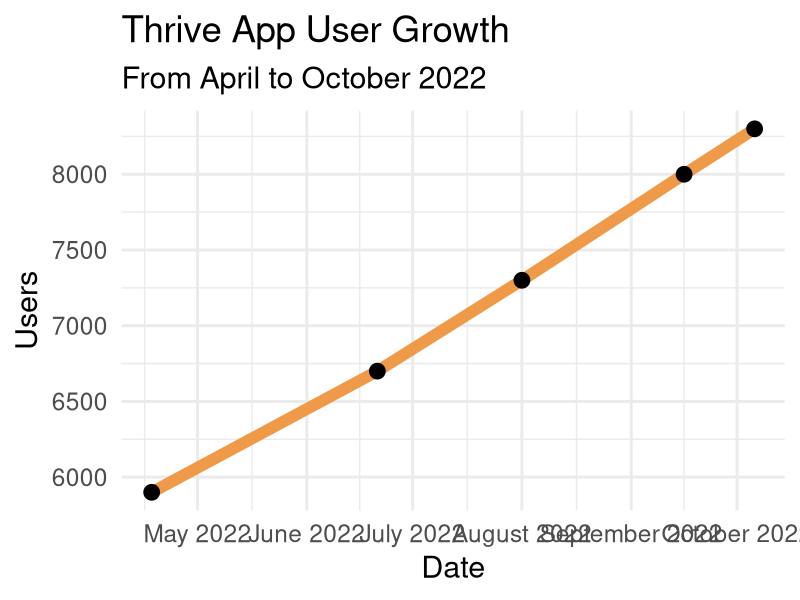

Reproduce this figure in R.
dados <- tibble::tibble(
    ano = as.Date(c("2022-04-18", "2022-06-21", "2022-08-01", "2022-09-16", "2022-10-06")),
    users = c(5900, 6700, 7300, 8000, 8300)
)

dados |>
    ggplot2::ggplot(ggplot2::aes(x = ano, y = users, group=1)) +
        ggplot2::geom_line(size = 4, color = "tan2") +
        ggplot2::geom_point(size = 5) +
        ggplot2::theme_minimal(22) +
        ggplot2::scale_x_date(date_labels = "%B %Y") +
        ggplot2::labs(x = "Date", y = "Users",
            title = "Thrive App User Growth",
            subtitle = "From April to October 2022"
        )

ggplot2::ggsave("thrive_plot.png",
    bg = "white"
)
